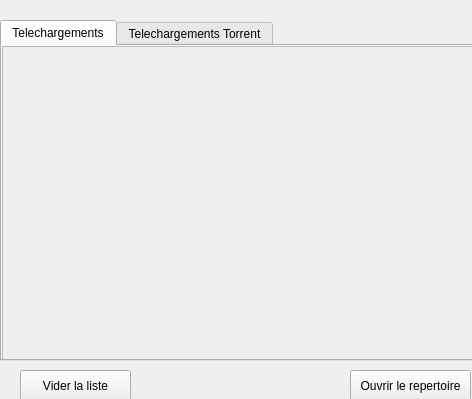
<?xml version="1.0" encoding="UTF-8"?>
<ui version="4.0">
 <class>LDlManage</class>
 <widget class="QWidget" name="LDlManage">
  <property name="geometry">
   <rect>
    <x>0</x>
    <y>0</y>
    <width>472</width>
    <height>399</height>
   </rect>
  </property>
  <property name="sizeIncrement">
   <size>
    <width>20</width>
    <height>20</height>
   </size>
  </property>
  <property name="windowTitle">
   <string>LDlManage</string>
  </property>
  <widget class="QTabWidget" name="dlTab">
   <property name="geometry">
    <rect>
     <x>0</x>
     <y>20</y>
     <width>481</width>
     <height>341</height>
    </rect>
   </property>
   <property name="currentIndex">
    <number>0</number>
   </property>
   <widget class="QWidget" name="directDl">
    <attribute name="title">
     <string>Telechargements</string>
    </attribute>
    <widget class="QScrollArea" name="scrollArea">
     <property name="geometry">
      <rect>
       <x>0</x>
       <y>0</y>
       <width>491</width>
       <height>331</height>
      </rect>
     </property>
     <property name="widgetResizable">
      <bool>true</bool>
     </property>
     <widget class="QWidget" name="scrollAreaWidgetContents">
      <property name="geometry">
       <rect>
        <x>0</x>
        <y>0</y>
        <width>489</width>
        <height>329</height>
       </rect>
      </property>
     </widget>
    </widget>
   </widget>
   <widget class="QWidget" name="torrentDl">
    <attribute name="title">
     <string>Telechargements Torrent</string>
    </attribute>
   </widget>
  </widget>
  <widget class="QPushButton" name="clearList">
   <property name="geometry">
    <rect>
     <x>20</x>
     <y>370</y>
     <width>111</width>
     <height>31</height>
    </rect>
   </property>
   <property name="text">
    <string>Vider la liste</string>
   </property>
  </widget>
  <widget class="QPushButton" name="browseDlDir">
   <property name="geometry">
    <rect>
     <x>350</x>
     <y>370</y>
     <width>121</width>
     <height>31</height>
    </rect>
   </property>
   <property name="text">
    <string>Ouvrir le repertoire</string>
   </property>
  </widget>
 </widget>
 <layoutdefault spacing="6" margin="11"/>
 <resources/>
 <connections/>
</ui>
